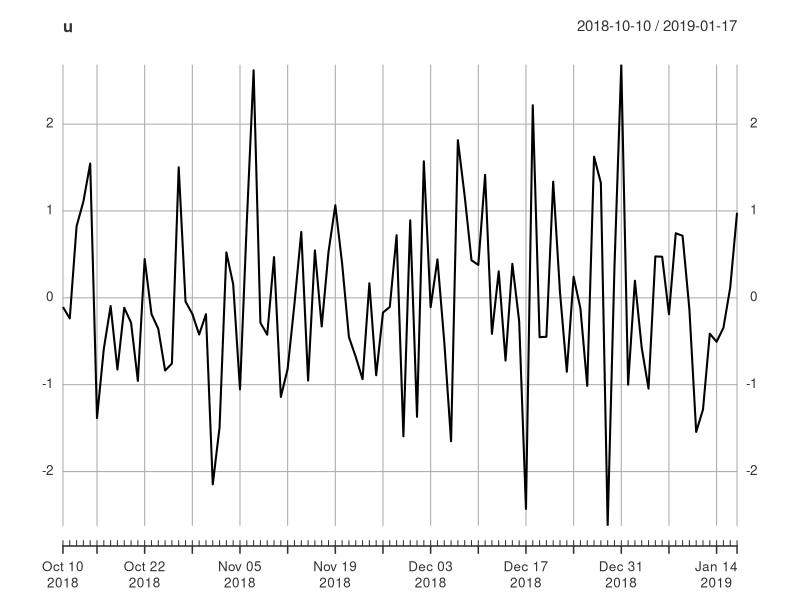
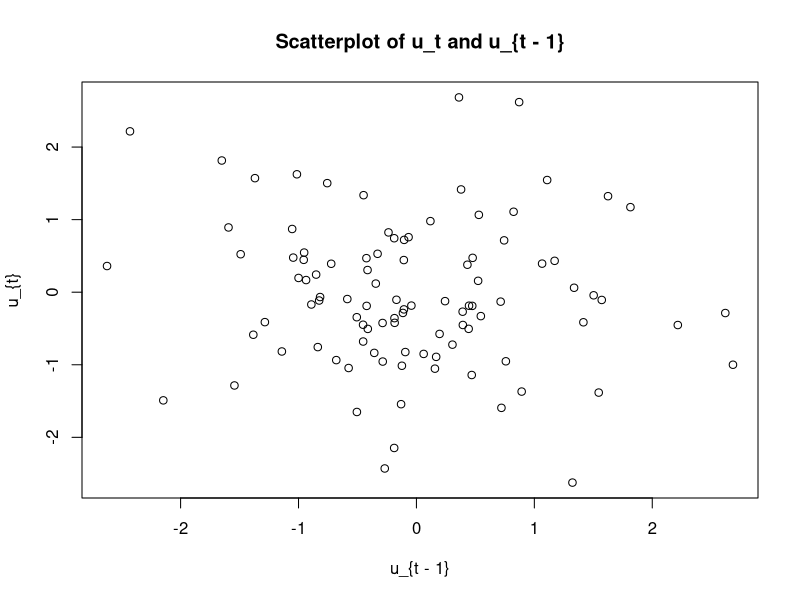
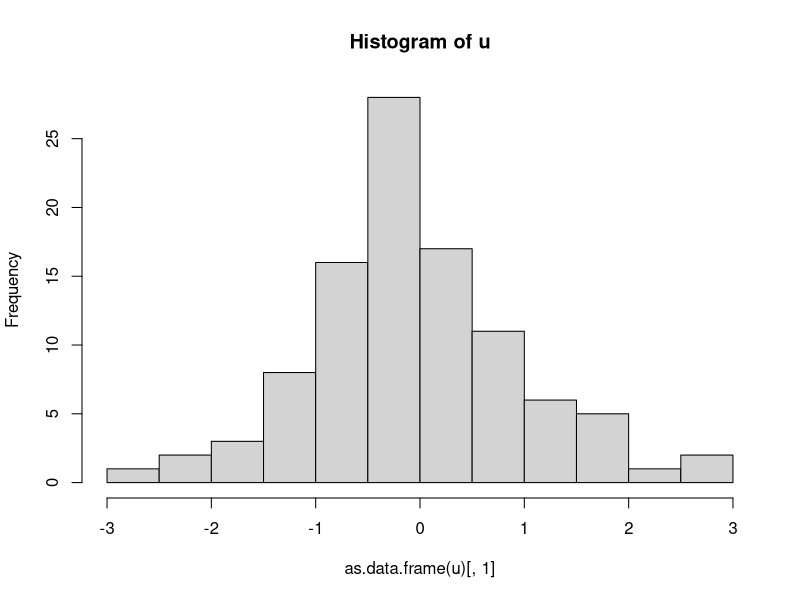
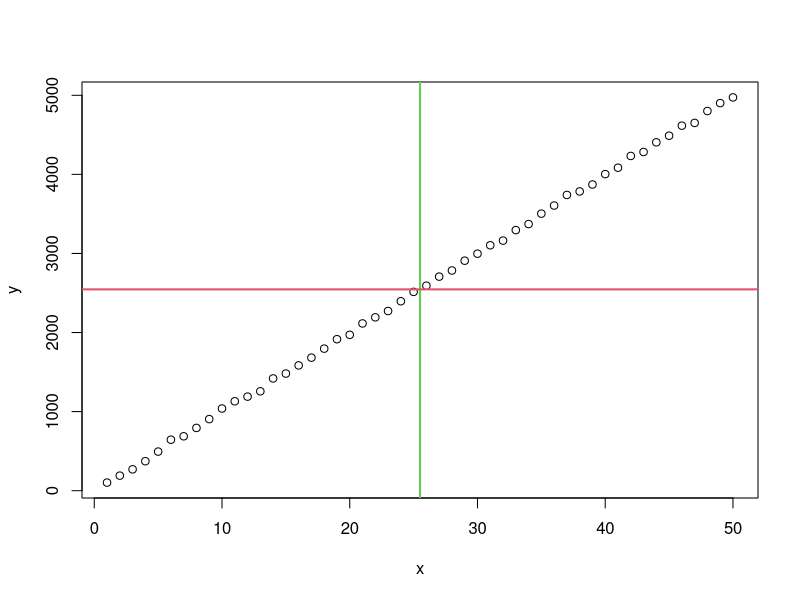
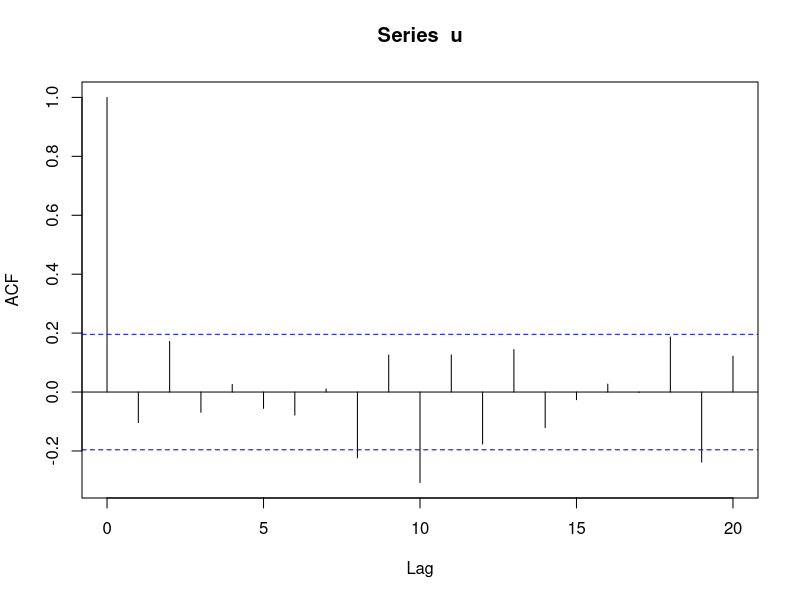
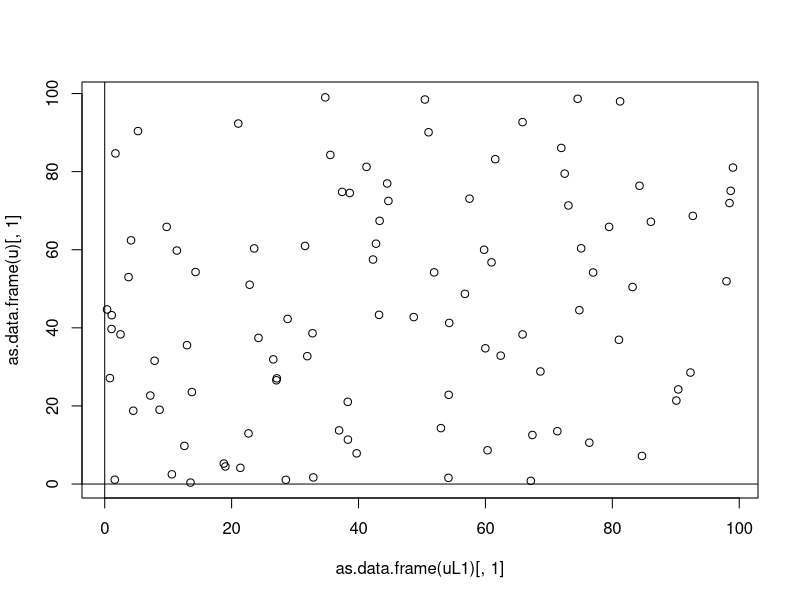
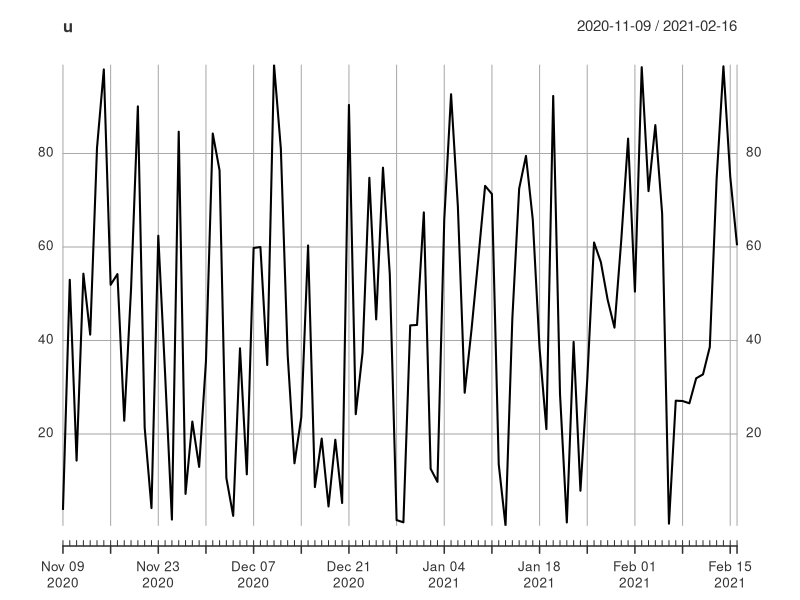
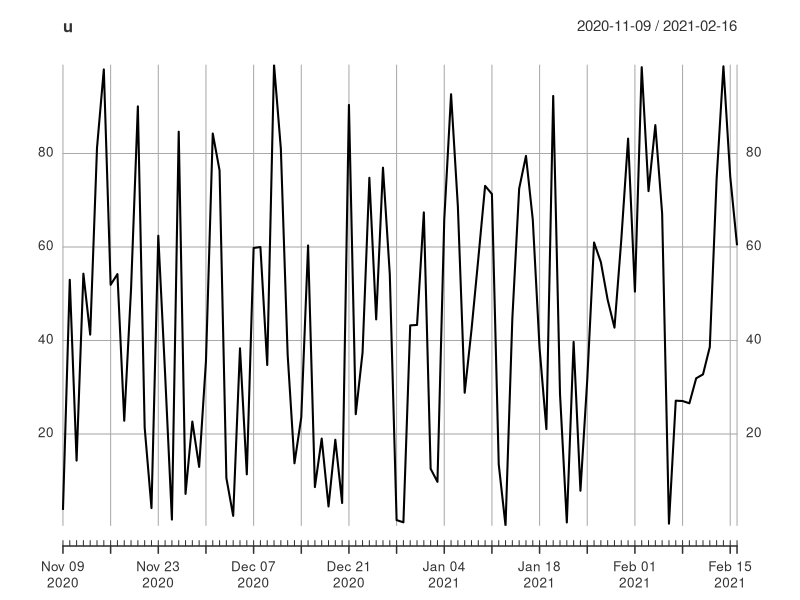

Generate these figures, in order, with R:
## ---- chunk 1
knitr::opts_chunk$set(echo = TRUE)
## ---- chunk 2
library(xts)
## ---- chunk 3
randomValues <- rnorm(100)
timeIndex <- seq.Date(as.Date("2018-10-10"), by = "day", length.out = 100)
u <- xts(randomValues, timeIndex)
plot(u)
mean(u)
## ---- chunk 4
uL1 <- lag(u)
combinedSeries <- cbind(u, uL1)
plot(as.data.frame(uL1)[, 1], as.data.frame(u)[, 1], xlab = "u_{t - 1}", ylab = "u_{t}", main = "Scatterplot of u_t and u_{t - 1}")
## ---- chunk 5
hist(as.data.frame(u)[, 1], main = "Histogram of u")
## ---- chunk 6
x <- 1:50
noise <- 20*rnorm(50)
## ---- chunk 7
y <- 100 * x + noise
## ---- chunk 8
plot(x, y)
mean(x)
mean(y)
abline(v = mean(x), col = 3, lwd = 2)
abline(h = mean(y), col = 2, lwd = 2)
## ---- chunk 9
cov(x, y)
## ---- chunk 10
library(xts)
n <- 100
uRaw <- rnorm(n) ## Generate 100 observations from a standard normal distribution
u <-xts(uRaw, order.by = seq.Date(as.Date("2020-11-09"), by = "day", length.out = n)) 
acf(u)
## acf(u, plot = FALSE)
## ---- chunk 11
x <- c(1, 3, 5)
var(x)
## ---- chunk 12
n <- 100
uRaw <- 100 * runif(n) ## Generate 100 observations from a standard normal distribution
u <-xts(uRaw, order.by = seq.Date(as.Date("2020-11-09"), by = "day", length.out = n)) 
uL1 <- lag(u)
plot(as.data.frame(uL1)[, 1], as.data.frame(u)[, 1])
abline(h = 0)
abline(v = 0)
## ---- chunk 13
plot(u)
## ---- chunk 14
plot(u)
## ---- chunk 15
uL1 <- lag(u)
plot(as.data.frame(uL1)[, 1], as.data.frame(u)[, 1])
## ---- chunk 16
randomValues <- rnorm(100)
timeIndex <- seq.Date(as.Date("2018-10-10"), by = "day", length.out = 100)
u <- xts(randomValues, timeIndex)
## plot(u)
## mean(u)
acf(u)
## ---- chunk 17
## Auto-correlation function

